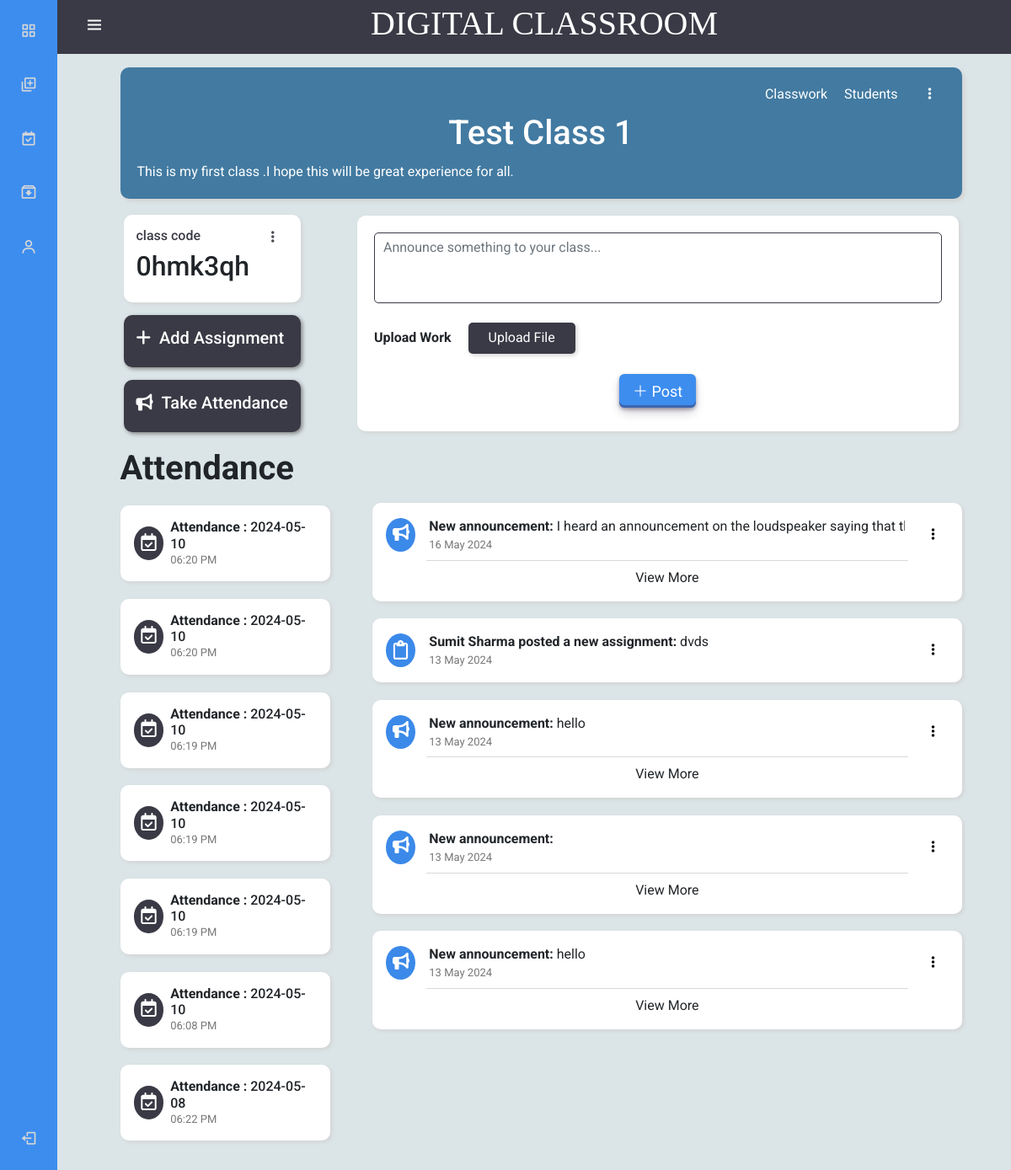
The app's page /Teacher/class.php?class_id=17 (signed in) with its own data.
### tables this page shows
CREATE TABLE `classes` (
  `course_id` int(5) NOT NULL,
  `course_name` varchar(50) NOT NULL,
  `dpt_id` int(5) NOT NULL,
  `semester` int(3) NOT NULL,
  `teacher_id` int(5) NOT NULL,
  `class_code` varchar(7) NOT NULL,
  `total_taken_classes` int(5) NOT NULL DEFAULT 0,
  `description` varchar(150) NOT NULL,
  `background` varchar(30) NOT NULL,
  `archive` int(3) NOT NULL DEFAULT 0
);

CREATE TABLE `attendance` (
  `att_id` int(11) NOT NULL,
  `date_time` datetime NOT NULL,
  `att_description` varchar(50) NOT NULL,
  `class_id` int(5) NOT NULL
);

CREATE TABLE `announcement` (
  `ann_id` int(5) NOT NULL,
  `ann_text` varchar(200) NOT NULL,
  `ann_media` varchar(500) NOT NULL,
  `class_id` int(5) NOT NULL,
  `upload_date` timestamp NOT NULL DEFAULT current_timestamp() ON UPDATE current_timestamp()
);

CREATE TABLE `assignmnet` (
  `ass_id` int(5) NOT NULL,
  `ass_name` varchar(40) NOT NULL,
  `ass_description` varchar(200) NOT NULL,
  `ass_media` varchar(500) NOT NULL,
  `due_date` datetime DEFAULT NULL,
  `upload_date` timestamp(5) NOT NULL DEFAULT current_timestamp(5) ON UPDATE current_timestamp(5),
  `marks` int(8) DEFAULT NULL,
  `class_id` int(5) NOT NULL
);

CREATE TABLE `teachers` (
  `teacher_id` int(5) NOT NULL,
  `teacher_name` varchar(30) NOT NULL,
  `teacher_email` varchar(40) NOT NULL,
  `phone_number` bigint(15) NOT NULL,
  `teacher_password` varchar(30) NOT NULL,
  `dpt_id` int(5) DEFAULT NULL,
  `role` int(2) NOT NULL DEFAULT 2
);

### Teacher/records.php (called while the page is built, shortened)
<?php
$attQuery = "SELECT * FROM attendance WHERE class_id=? ORDER BY date_time DESC";
$attStmt = $conn->prepare($attQuery);
$attStmt->bind_param("i", $class_id);
$attStmt->execute();
$attResult = $attStmt->get_result();
$assQuery = "SELECT * FROM assignmnet WHERE class_id=?";
$assStmt = $conn->prepare($assQuery);
$assStmt->bind_param("s", $class_id);
$assStmt->execute();
$assResult = $assStmt->get_result();
$annQuery = "SELECT * FROM announcement WHERE class_id=?";
$annStmt = $conn->prepare($annQuery);
$annStmt->bind_param("s", $class_id);
$annStmt->execute();
$annResult = $annStmt->get_result();
$mergedResults = array_merge_recursive($assResult->fetch_all(MYSQLI_ASSOC), $annResult->fetch_all(MYSQLI_ASSOC));
?>

### Teacher/class.php (the view, shortened to what this page needs)
<?php
include '../Home/Connection.php';
include "navbar.php";
$row = $errorMsg = $succMsg = $class_id = $UploadDate = "";
if (isset($_GET['class_id'])) {
    $class_id = $conn->real_escape_string($_GET['class_id']);
    $sql = "SELECT classes.*, teachers.teacher_name FROM classes
      INNER JOIN teachers ON classes.teacher_id = teachers.teacher_id
     WHERE course_id=?";
    $stmt = $conn->prepare($sql);
    $stmt->bind_param("i", $class_id);
    $stmt->execute();
    $result = $stmt->get_result();
    if ($result->num_rows == 1) {
        $row = $result->fetch_assoc();
    } else {
        $errorMsg = "No record found...";
    }
} else {
    $errorMsg = "No id provided...";
}
include 'records.php';
?>
<!DOCTYPE html>
<html lang="en">
<head>
    <link rel="stylesheet" href="style1.css?<?php echo time(); ?>">
    <link href="https://cdn.jsdelivr.net/npm/bootstrap@5.0.2/dist/css/bootstrap.min.css" rel="stylesheet" />
</head>
<body>
    <main>
        <div class="container col-11 ">
            <div class="class-card" style=" background-color: <?php echo $row['background']; ?>;">
                <div class="bar">
                    <ul class="options">
                        <?php if ($row['archive'] == 0) : ?>
                            <a href="class.php?class_id=<?php echo $class_id; ?>">
                                <li class="li"> Classwork</li>
                            </a>
                            <a href="studentinfo.php?class_id=<?php echo $class_id; ?>">
                                <li class="li"> Students</li>
                            </a>
                            <li class="li">
                                <a href="#" id="dropdownMenuButton2" data-bs-toggle="dropdown" aria-expanded="false">
                                    <i class="fas fa-ellipsis-v px-3"></i>
                                </a>
                            </li>
                        <?php endif; ?>
                    </ul>
                </div>
                <h1><?php echo $row['course_name']; ?></h1>
                <p><?php echo $row['description']; ?></p>
            </div>
            <?php if ($row['archive'] == 0) : ?>
                <section class="p-1">
                    <aside>
                        <div class="class_code">
                            <div class="code">
                                <div>
                                    <h6>class code</h6>
                                </div>
                                <div> <a href="#" id="dropdownMenuButton2" data-bs-toggle="dropdown" aria-expanded="false">
                                        <i class="fas fa-ellipsis-v px-3"></i>
                                    </a>
                                </div>
                            </div>
                            <h2 class="text" id="class_code"><?php echo $row['class_code']; ?></h2>
                        </div>
                        <div class="class_work" onclick="showBox2()">
                            <h5><i class="fa fa-plus" aria-hidden="true"></i> &nbsp;Add Assignment</h5>
                        </div>
                        <div class="class_work" onclick="window.location.href = 'TakeAttendance.php?class_id=<?php echo $class_id; ?>';">
                            <h5><i class="fa fa-bullhorn" aria-hidden="true"></i> &nbsp;Take Attendance</h5>
                        </div>
                    </aside>
                    <div class="class_box" id="box1">
                        <form action="<?php echo $_SERVER['PHP_SELF']; ?>?class_id=<?php echo  $class_id  ?>" method="POST" enctype="multipart/form-data">
                            <div class="form-group mb-2">
                                <textarea class="form-control" id="classDescription" name="ann_text" rows="3" style="resize: none;" placeholder="Announce something to your class..."></textarea>
                            </div>
                            <div class="form-group my-2 ">
                                <label for="2" class="form-label">Upload Work</label>
                                <button type="button" class="btn_choose" onclick="document.getElementById('work_file').click();">Upload File</button>
                            </div>
                            <div class="text-center mt-4">
                                <button type="submit" class="btn1" name="box1"><i class="bi bi-plus-lg"></i> &nbsp;Post</button>
                            </div>
                        </form>
                    </div>
                </section>
            <?php endif; ?>
            <section>
                <?php if ($assResult->num_rows === 0 && $annResult->num_rows === 0 && $attResult->num_rows === 0) : ?>
                    <?php if ($row['archive'] == 0) : ?>
                        <h2 class=" my-4"> Post your work here...</h2>
                    <?php else : ?>
                        <h2 class=" my-4"> You didn't posted anything...</h2>
                    <?php endif; ?>
                <?php else : ?>
                    <div class="post1">
                        <h1><b>Attendance</b></h1>
                        <?php while ($atten_row = $attResult->fetch_assoc()) : ?>
                            <?php
                            $attendanceDateTime = new DateTime($atten_row['date_time']);
                            $formattedDate = $attendanceDateTime->format('Y-m-d');
                            $formattedTime = $attendanceDateTime->format('h:i A');
                            ?>
                            <div class="class-activity" onclick=" window.location.href = 'VeiwAttendance.php?class_id=<?php echo $class_id; ?>&att_id=<?php echo $atten_row['att_id'] ?>';">
                                <div class="icon1" style="background-color :rgb(58, 58, 70) !important;">
                                </div>
                                <div class="content1">
                                    <h6 class="m-0 p-0"><strong>Attendance : </strong><?php echo  $formattedDate; ?></h6>
                                    <p class="time"><?php echo  $formattedTime; ?></p>
                                </div>
                            </div>
                        <?php endwhile; ?>
                    </div>
                    <div class="post2">
                        <?php foreach ($mergedResults as $post2_row) : ?>
                            <?php
                            $currentDate = date_create(date('Y-m-d'));
                            if (strtotime($post2_row['upload_date']) !== false) {
                                $uploadDate = date_create($post2_row['upload_date']);
                                if ($uploadDate->format('Y-m-d') == $currentDate->format('Y-m-d')) {
                                    $UploadDate = $uploadDate->format('h:i A');
                                } elseif ($uploadDate->format('Y-m-d') == date('Y-m-d', strtotime('-1 day'))) {
                                    $UploadDate = 'Yesterday';
                                } else {
                                    $UploadDate = date_format($uploadDate, 'd M Y');
                                }
                            } else {
                                $UploadDate = "";
                            }
                            ?>
                            <?php if (isset($post2_row['ass_name'])) : ?>
                                <div class="class-activity" onclick=" window.location.href = 'ViewAssignment.php?class_id=<?php echo $class_id; ?>&ass_id=<?php echo $post2_row['ass_id'] ?>';">
                                    <div class="icon1">
                                    </div>
                                    <div class="content2">
                                        <p class="m-0 p-0"><strong><?php echo $row['teacher_name']; ?> posted a new assignment: </strong><?php echo $post2_row['ass_name']; ?></p>
                                        <p class="time"><?php echo  $UploadDate; ?></p>
                                    </div>
                                    <div> <a href="#" id="dropdownMenuButton2" data-bs-toggle="dropdown" aria-expanded="false" style="color:black">
                                            <i class="fas fa-ellipsis-v px-3"></i>
                                        </a>
                                    </div>
                                </div>
                            <?php elseif (isset($post2_row['ann_text'])) : ?>
                                <div class="class-activity" style="flex-direction:column;">
                                    <div class="class_ann" style="display:flex;align-items:center;width:100%;">
                                        <div class="icon1">
                                        </div>
                                        <?php
                                        $ann_text = $post2_row['ann_text'];
                                        $max_length = 60;
                                        $ellipsis = strlen($ann_text) > $max_length ? '...' : '';
                                        ?>
                                        <div class="content2">
                                            <p class="m-0 p-0"><strong>New announcement: </strong><span class="announce-text"><?php echo substr($ann_text, 0, $max_length) . $ellipsis; ?></span></p>
                                            <p class="time"><?php echo  $UploadDate; ?></p>
                                        </div>
                                        <div> <a href="#" id="dropdownMenuButton2" data-bs-toggle="dropdown" aria-expanded="false" style="color:black">
                                                <i class="fas fa-ellipsis-v px-3"></i>
                                            </a>
                                        </div>
                                    </div>
                                    <div class="view-more" onclick="toggleViewContent(this)">
                                        <div class="dropdown-divider my-2 mx-5 "></div>
                                        <p class="view-more-text">View More</p>
                                    </div>
                                </div>
                            <?php endif; ?>
                        <?php endforeach; ?>
                    </div>
                <?php endif; ?>
            </section>
        </div>
    </main>
</body>
</html>

### Teacher/style1.css (style rules this page uses)
body { background-color: #dbe5e8 !important; font-family: "Roboto", sans-serif !important; }
label { font-weight: bold !important; margin-bottom: 5px !important; }
.container { margin-top: 80px !important; margin-bottom: 20px !important; }
.btn1 { align-items: center !important; background-color: #3d8def !important; border: 0 !important; border-radius: 6px !important; box-shadow: rgba(45, 35, 66, 0.4) 0 2px 4px, rgba(45, 35, 66, 0.3) 0 7px 13px -3px, rgba(58, 65, 111, 0.5) 0 -3px 0 inset !important; color: #fff !important; cursor: pointer !important; display: inline-flex !important; height: 40px !important; justify-content: center !important; padding: 0 16px !important; text-align: left !important; transition: box-shadow 0.15s, transform 0.15s !important; will-change: box-shadow, transform !important; font-size: 18px !important; text-decoration: none !important; }
input, #classDescription, #attDescription { padding: 5px 10px !important; margin-bottom: 15px !important; border: 1px solid rgb(58, 58, 70) !important; border-radius: 5px !important; background-color: rgb(255, 255, 255) !important; box-shadow: none !important; }
.class-card { box-shadow: 3px 3px 5px lightgray; padding: 10px; border: none; border-radius: 10px; transition: ease-in-out 0.3s; }
main { height: 100vh !important; overflow-y: auto !important; }
.class-card h1 { margin-bottom: 5px; text-align: center; color: white !important; }
.class-card p { margin: 10px; color: white; }
.class-card .options { display: flex; margin: 0; list-style: none; justify-content: right; }
.class-card .li { padding: 10px; }
.class-card a,.class_code a { text-decoration: none; color: white; transition: ease-in-out 0.2s; }
section { display: flex; justify-content: space-between; }
.class_work { padding: 15px; background-color: rgb(58, 58, 70); border-radius: 10px; color: white; margin: 15px 0; box-shadow: 2px 2px 5px gray; transition: ease-in-out 0.3s; }
.class_box { width: 72%; background-color: white !important; margin: 16px 0; padding: 20px; box-shadow: 2px 2px 5px lightgray; border-radius: 10px; height: auto; }
.post1 { width: 25%; }
.post2 { width: 70%; margin-top: 2.8rem; }
.class-activity { display: flex; align-items: center; width: 100%; background-color: white !important; margin: 1.3em 0; padding: 1em; box-shadow: 2px 2px 5px lightgray; border-radius: 10px; height: auto; }
.class-activity .icon1 { width: 2.4em; height: 2.5em; background-color :#3b89e9; border-radius: 50%; text-align: center; }
svg { margin-top: 7.5px; }
.class-activity .content1 { width: 82%; margin: 0 .5em; }
.class-activity .content2 { margin: 0 1em; width: calc(100% - 50px); overflow: hidden; white-space: nowrap; text-overflow:ellipsis!important; }
.time { color: rgb(120, 119, 119); font-size: small; margin: 0; }
.view-more { width: 100%; text-align: center; }
.view-more p { margin-bottom: 0; }

### Teacher/navbar.php (style rules this page uses)
:root { --header-height: 3rem; --nav-width: 68px; --first-color: #3d8def; --first-color-light: rgb(214, 215, 215); --white-color: white; --body-font: "Nunito", sans-serif; --normal-font-size: 1rem; --z-fixed: 100; }
body { margin: var(--header-height) 0 0 0; font-family: 'Roboto', sans-serif !important; font-size: var(--normal-font-size); transition: 0.5s; }
@media screen and (min-width: 300px) { body { margin: calc(var(--header-height) + 1rem) 0 0 0; padding-left: calc(var(--nav-width) + 1rem); position: fixed; z-index: -1; width: 100%; } }

### Teacher/class.php (style rules this page uses)
.class_code { padding: 15px; border-radius: 10px; background-color: white; margin: 15px 0; box-shadow: 2px 2px 5px lightgray; }
.code { list-style: none; padding: 0; display: flex; flex-direction: row; color: rgb(58, 58, 70); justify-content: space-between; }
.code a { color: rgb(74, 74, 81); }
.btn_choose { background: rgb(58, 58, 70); border: none; border-radius: 5px; color: #fff; cursor: pointer; padding: .4em 1.5em; margin-left: 1em; box-shadow: 2px 2px 5px lightgray; }

### records on screen
classes: course_name "Test Class 1", description "This is my first class .I hope this will be great experience for all.", class_code "0hmk3qh"
attendance: date_time "2024-05-10", date_time "06:20 PM"
attendance: date_time "2024-05-10", date_time "06:20 PM"
attendance: date_time "2024-05-10", date_time "06:19 PM"
attendance: date_time "2024-05-10", date_time "06:19 PM"
attendance: date_time "2024-05-10", date_time "06:19 PM"
attendance: date_time "2024-05-10", date_time "06:08 PM"
attendance: date_time "2024-05-08", date_time "06:22 PM"
announcement: ann_text "I heard an announcement on the loudspeaker saying tha…", upload_date "16 May 2024"
assignmnet: ass_name "dvds", upload_date "13 May 2024"
teachers: teacher_name "Sumit Sharma"
announcement: ann_text "hello", upload_date "13 May 2024"
announcement: upload_date "13 May 2024"
announcement: ann_text "hello", upload_date "13 May 2024"
